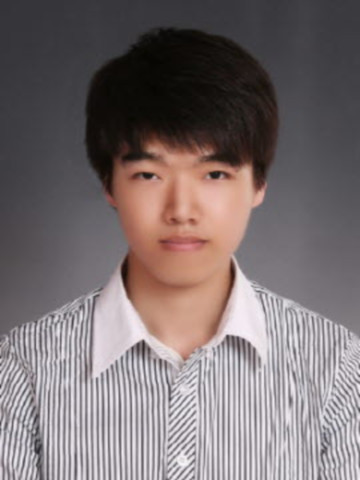
#> input picture face_detection/data/face/SeonwooKim.jpg, 360 x 480 px
$ python face_feature_detection.py
#> lines starting #> are read from the running program, lines starting #| are printed output that depends on the picture; after the words box and inside, x2 and y2 are one past the last pixel; in counts of white or black regions, pixels touching at a corner belong together
import numpy as np
import cv2
import os # check file, dir
import shutil # delete a directory

face_cascade = cv2.CascadeClassifier('./data/cascade/haarcascade_frontalface_default.xml')
eye_cascade = cv2.CascadeClassifier('./data/cascade/haarcascade_eye.xml')
mouth_cascade = cv2.CascadeClassifier('./data/cascade/haarcascade_mouth.xml')
nose_cascade = cv2.CascadeClassifier('./data/cascade/haarcascade_mcs_nose.xml')
lefteye_cascade = cv2.CascadeClassifier('./data/cascade/haarcascade_lefteye_2splits.xml')
righteye_cascade = cv2.CascadeClassifier('./data/cascade/haarcascade_righteye_2splits.xml')

img = cv2.imread('./data/face/SeonwooKim.jpg')
#> img is the input picture: shape (480, 360, 3); mean B, G, R 113, 111.8, 122.2
img2 = img.copy() # image copy
gray = cv2.cvtColor(img, cv2.COLOR_BGR2GRAY)
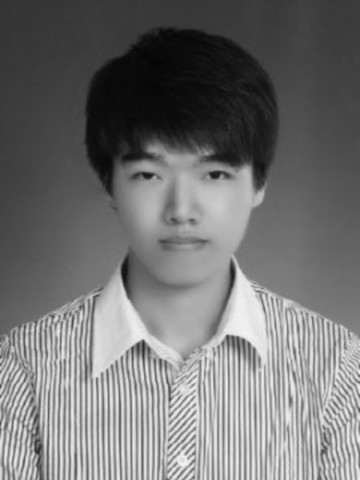
#> gray: shape (480, 360); min 4, max 246, mean 115

i = 0
if os.path.isdir('./data/feature'):
    shutil.rmtree('./data/feature')
os.mkdir('./data/feature')

faces = face_cascade.detectMultiScale(gray, 1.3, 5)
#> faces = [[97, 112, 176, 176]]
for (x,y,w,h) in faces: # w = width, h = height
    img = cv2.rectangle(img,(x,y),(x+w,y+h),(192,0,0),2)
    # save the face
    crop_face = img2[y:y+h, x:x+w]
    cv2.imwrite('./data/feature/face' + str(i + 1) + '.jpg',crop_face)
    roi_gray = gray[y:y+h, x:x+w]
    roi_color = img[y:y+h, x:x+w]

    # left eye detection
    lefteye = lefteye_cascade.detectMultiScale(roi_gray)
    for (ex, ey, ew, eh) in lefteye:
        if ey < (y / 2):
            cv2.rectangle(roi_color, (ex, ey), (ex + ew, ey + eh), (0, 255, 0), 2)
            # crop the left eye and save the image
            crop_lefteye = img2[y+ey:y+ey+eh, x+ex:x+ex+ew]
            cv2.imwrite('./data/feature/lefteye' + str(i + 1) + '.jpg',crop_lefteye)

    # right eye detection
    righteye = righteye_cascade.detectMultiScale(roi_gray)
    for (ex, ey, ew, eh) in righteye:
        if ey < (y / 2):
            cv2.rectangle(roi_color, (ex, ey), (ex + ew, ey + eh), (0, 255, 0), 2)
            # crop the right eye and save the image
            crop_righteye = img2[y+ey:y+ey+eh, x+ex:x+ex+ew]
            cv2.imwrite('./data/feature/righteye' + str(i + 1) + '.jpg',crop_righteye)

    # [9 lines of commented-out code are left out]
    mouth = mouth_cascade.detectMultiScale(roi_gray)
    j = 0
    for (mx, my, mw, mh) in mouth:
        #if (my > ny + (nh / 2)):
        if (my > (w / 2)):  # w = face width
            cv2.rectangle(roi_color, (mx, my), (mx + mw, my + mh), (0, 0, 255), 2)
            # crop the mouth and save the image
            crop_mouth = img2[y+my:y+my+mh, x+mx:x+mx+mw]
            if os.path.isfile('./data/feature/mouth' + str(j + 1) + '.jpg'):
                j += 1
            cv2.imwrite('./data/feature/mouth' + str(j + 1) + '.jpg',crop_mouth)

    i += 1
#> this loop made 1 pass
#> (x, y, w, h, lefteye, righteye, mouth) on pass 1: (97, 112, 176, 176, [[32, 40, 37, 37], [102, 40, 35, 35]], [[32, 39, 38, 38], [101, 39, 38, 38]], [[53, 116, 64, 39], [15, 42, 67, 40]])
#> pass 1, `img = cv2.rectangle(img,(x,y),(x+w,y+h),(192,0,0),2)`:
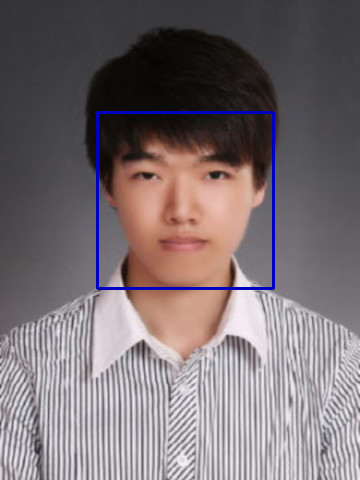
#> img: shape (480, 360, 3); 1.22% of pixels changed, all inside (x1, y1, x2, y2) = (96, 111, 275, 290)
#> pass 1, `crop_face = img2[y:y+h, x:x+w]`:
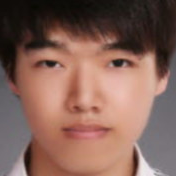
#> crop_face: shape (176, 176, 3); mean B, G, R 88, 98.5, 132.3
#> pass 1, `roi_gray = gray[y:y+h, x:x+w]`:
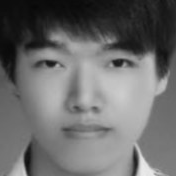
#> roi_gray: shape (176, 176); min 7, max 236, mean 107.4
#> pass 1, `roi_color = img[y:y+h, x:x+w]`:
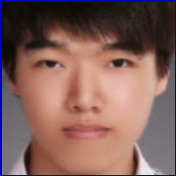
#> roi_color: shape (176, 176, 3); mean B, G, R 92.3, 96.3, 129.7
#> after the loop:
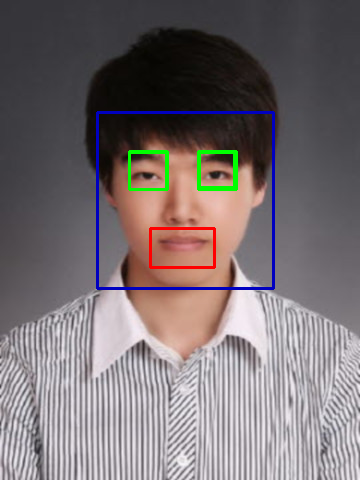
#> img: shape (480, 360, 3); 1.03% of pixels changed, all inside (x1, y1, x2, y2) = (128, 150, 238, 269)
#> after the loop:
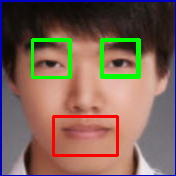
#> roi_color: shape (176, 176, 3); 5.77% of pixels changed, all inside (x1, y1, x2, y2) = (31, 38, 141, 157)
#> after the loop, i = 1


cv2.imshow('img',img)
cv2.waitKey(0)
cv2.destroyAllWindows()

$ run again, with face_detection/data/face/face2.jpg copied over face_detection/data/face/SeonwooKim.jpg
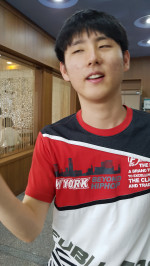
#> input picture face_detection/data/face/face2.jpg, 150 x 266 px
#> img is the input picture: shape (266, 150, 3); mean B, G, R 98.7, 105.7, 133.8
#> `gray = cv2.cvtColor(img, cv2.COLOR_BGR2GRAY)`:
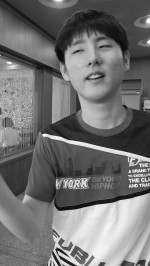
#> gray: shape (266, 150); min 4, max 255, mean 113.3
#> faces = [[58, 23, 70, 70]]
#> the loop `for (x,y,w,h) in faces:` made 1 pass
#> (x, y, w, h, righteye, mouth, i) on pass 1: (58, 23, 70, 70, [[26, 40, 22, 22]], [[21, 48, 31, 19]], 1)
#> after the loop `for (x,y,w,h) in faces:`:
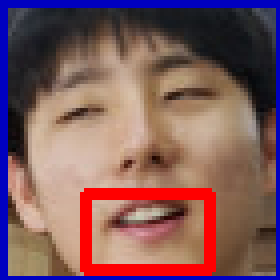
#> roi_color: shape (70, 70, 3) (shown 4 times larger); mean B, G, R 92.9, 91, 127.6
#> after the loop `for (x,y,w,h) in faces:`: i = 1

$ run again, with face_detection/data/face/m01-32_gr.jpg copied over face_detection/data/face/SeonwooKim.jpg
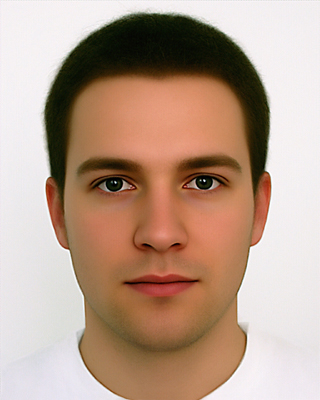
#> input picture face_detection/data/face/m01-32_gr.jpg, 320 x 400 px
#> img is the input picture: shape (400, 320, 3); mean B, G, R 140.9, 158, 184.4
#> `gray = cv2.cvtColor(img, cv2.COLOR_BGR2GRAY)`:
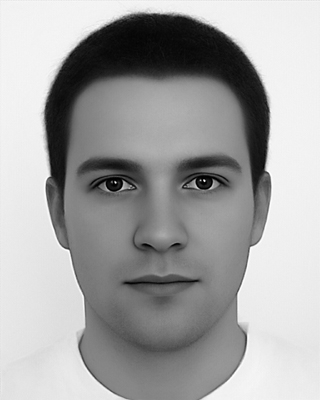
#> gray: shape (400, 320); min 0, max 255, mean 164
#> faces = [[43, 90, 229, 229]]
#> the loop `for (x,y,w,h) in faces:` made 1 pass
#> (x, y, w, h, lefteye, righteye, i) on pass 1: (43, 90, 229, 229, [[139, 57, 54, 54], [44, 58, 56, 56]], [[44, 59, 54, 54], [136, 58, 53, 53]], 1)
#> after the loop `for (x,y,w,h) in faces:`:
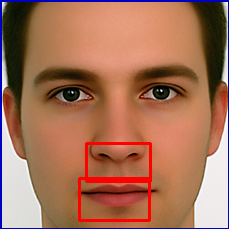
#> roi_color: shape (229, 229, 3); mean B, G, R 89.2, 112.8, 165.8
#> after the loop `for (x,y,w,h) in faces:`: i = 1
